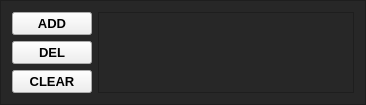
           <widget class="QFrame" name="material_list_frame">
            <property name="maximumSize">
             <size>
              <width>16777215</width>
              <height>16777215</height>
             </size>
            </property>
            <property name="styleSheet">
             <string notr="true">QFrame{
background-color: rgb(39, 39, 39);
}</string>
            </property>
            <property name="frameShape">
             <enum>QFrame::StyledPanel</enum>
            </property>
            <property name="frameShadow">
             <enum>QFrame::Raised</enum>
            </property>
            <layout class="QGridLayout" name="gridLayout_3">
             <item row="0" column="0">
              <widget class="QPushButton" name="addmat">
               <property name="minimumSize">
                <size>
                 <width>50</width>
                 <height>20</height>
                </size>
               </property>
               <property name="font">
                <font>
                 <family>Segoe UI</family>
                 <pointsize>10</pointsize>
                 <weight>75</weight>
                 <italic>false</italic>
                 <bold>true</bold>
                </font>
               </property>
               <property name="focusPolicy">
                <enum>Qt::NoFocus</enum>
               </property>
               <property name="styleSheet">
                <string notr="true"/>
               </property>
               <property name="text">
                <string>ADD</string>
               </property>
               <property name="shortcut">
                <string>Alt+M</string>
               </property>
              </widget>
             </item>
             <item row="0" column="1" rowspan="3">
              <widget class="QListWidget" name="mat_list">
               <property name="maximumSize">
                <size>
                 <width>16777215</width>
                 <height>16777215</height>
                </size>
               </property>
               <property name="focusPolicy">
                <enum>Qt::NoFocus</enum>
               </property>
               <property name="styleSheet">
                <string notr="true">QListWidget{
	background-color: rgb(39, 39, 39);
	color: rgb(170, 170, 170);
}

QScrollBar:horizontal {
    border: none;
    background: #303030;
    height: 14px;
    margin: 0px 21px 0 21px;
	border-radius: 0px;
}
QScrollBar::handle:horizontal {
    background: #dd3322;
    min-width: 25px;
	border-radius: 7px
}
QScrollBar::add-line:horizontal {
    border: none;
    background: #303030;
    width: 20px;
	border-top-right-radius: 7px;
    border-bottom-right-radius: 7px;
    subcontrol-position: right;
    subcontrol-origin: margin;
}
QScrollBar::sub-line:horizontal {
    border: none;
    background: #303030;
    width: 20px;
	border-top-left-radius: 7px;
    border-bottom-left-radius: 7px;
    subcontrol-position: left;
    subcontrol-origin: margin;
}
QScrollBar::up-arrow:horizontal, QScrollBar::down-arrow:horizontal
{
     background: none;
}
QScrollBar::add-page:horizontal, QScrollBar::sub-page:horizontal
{
     background: none;
}

QListWidget::item
{
margin-top: 0px;
	margin-bottom: 3px;
	margin-left: 0px;
	margin-right: 3px;
	padding: 5px;
    background: #1a1a1a;
	border-radius: 13px;
border: none;
}
QListWidget::item:selected
{
    background: #dd3322;
	color: #101010;
	border: none;
	padding: 5px
}
QListWidget::item:hover
{
    background: #505050;
	color: #101010;
	margin-top: 2px;
	margin-bottom: 5px;
	margin-left: 2px;
	margin-right: 5px;
border-radius: 11px;
}

</string>
               </property>
               <property name="alternatingRowColors">
                <bool>false</bool>
               </property>
               <property name="isWrapping" stdset="0">
                <bool>true</bool>
               </property>
               <property name="spacing">
                <number>5</number>
               </property>
              </widget>
             </item>
             <item row="2" column="0">
              <widget class="QPushButton" name="clearmat">
               <property name="minimumSize">
                <size>
                 <width>50</width>
                 <height>20</height>
                </size>
               </property>
               <property name="font">
                <font>
                 <family>Segoe UI</family>
                 <pointsize>10</pointsize>
                 <weight>75</weight>
                 <italic>false</italic>
                 <bold>true</bold>
                </font>
               </property>
               <property name="focusPolicy">
                <enum>Qt::NoFocus</enum>
               </property>
               <property name="styleSheet">
                <string notr="true"/>
               </property>
               <property name="text">
                <string>CLEAR</string>
               </property>
              </widget>
             </item>
             <item row="1" column="0">
              <widget class="QPushButton" name="delmat">
               <property name="minimumSize">
                <size>
                 <width>50</width>
                 <height>20</height>
                </size>
               </property>
               <property name="font">
                <font>
                 <family>Segoe UI</family>
                 <pointsize>10</pointsize>
                 <weight>75</weight>
                 <italic>false</italic>
                 <bold>true</bold>
                </font>
               </property>
               <property name="focusPolicy">
                <enum>Qt::NoFocus</enum>
               </property>
               <property name="styleSheet">
                <string notr="true"/>
               </property>
               <property name="text">
                <string>DEL</string>
               </property>
               <property name="shortcut">
                <string>Backspace, Del</string>
               </property>
              </widget>
             </item>
            </layout>
           </widget>
